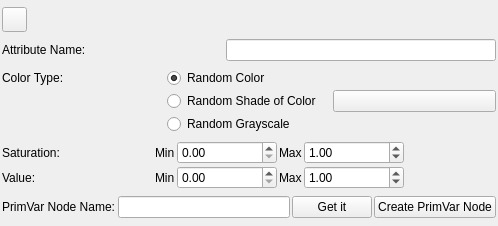
<?xml version="1.0" encoding="UTF-8"?>
<ui version="4.0">
 <class>Form</class>
 <widget class="QWidget" name="Form">
  <property name="geometry">
   <rect>
    <x>0</x>
    <y>0</y>
    <width>498</width>
    <height>226</height>
   </rect>
  </property>
  <property name="maximumSize">
   <size>
    <width>16777215</width>
    <height>230</height>
   </size>
  </property>
  <property name="windowTitle">
   <string>Form</string>
  </property>
  <layout class="QVBoxLayout" name="mainLayout">
   <property name="spacing">
    <number>2</number>
   </property>
   <property name="margin">
    <number>2</number>
   </property>
   <item>
    <widget class="QPushButton" name="delete_this">
     <property name="minimumSize">
      <size>
       <width>25</width>
       <height>25</height>
      </size>
     </property>
     <property name="maximumSize">
      <size>
       <width>25</width>
       <height>25</height>
      </size>
     </property>
     <property name="text">
      <string/>
     </property>
    </widget>
   </item>
   <item>
    <layout class="QHBoxLayout" name="horizontalLayout">
     <item>
      <widget class="QLabel" name="label">
       <property name="text">
        <string>Attribute Name:</string>
       </property>
      </widget>
     </item>
     <item>
      <widget class="QLineEdit" name="attr_name">
       <property name="maximumSize">
        <size>
         <width>270</width>
         <height>16777215</height>
        </size>
       </property>
      </widget>
     </item>
    </layout>
   </item>
   <item>
    <layout class="QGridLayout" name="gridLayout">
     <item row="2" column="1">
      <widget class="QRadioButton" name="random_grayscale">
       <property name="text">
        <string>Random Grayscale</string>
       </property>
      </widget>
     </item>
     <item row="0" column="1">
      <widget class="QRadioButton" name="random_color">
       <property name="text">
        <string>Random Color</string>
       </property>
       <property name="checked">
        <bool>true</bool>
       </property>
      </widget>
     </item>
     <item row="0" column="0">
      <widget class="QLabel" name="label_2">
       <property name="text">
        <string>Color Type:</string>
       </property>
      </widget>
     </item>
     <item row="1" column="2">
      <widget class="QPushButton" name="color_picker">
       <property name="text">
        <string/>
       </property>
      </widget>
     </item>
     <item row="1" column="1">
      <widget class="QRadioButton" name="random_color_shades">
       <property name="text">
        <string>Random Shade of Color</string>
       </property>
      </widget>
     </item>
    </layout>
   </item>
   <item>
    <layout class="QGridLayout" name="gridLayout_2">
     <item row="0" column="0">
      <widget class="QLabel" name="label_3">
       <property name="text">
        <string>Saturation:</string>
       </property>
      </widget>
     </item>
     <item row="0" column="1">
      <layout class="QHBoxLayout" name="horizontalLayout_3">
       <item>
        <spacer name="horizontalSpacer_3">
         <property name="orientation">
          <enum>Qt::Horizontal</enum>
         </property>
         <property name="sizeHint" stdset="0">
          <size>
           <width>40</width>
           <height>20</height>
          </size>
         </property>
        </spacer>
       </item>
       <item>
        <widget class="QLabel" name="label_6">
         <property name="text">
          <string>Min</string>
         </property>
        </widget>
       </item>
       <item>
        <widget class="QDoubleSpinBox" name="min_s_value">
         <property name="minimumSize">
          <size>
           <width>100</width>
           <height>0</height>
          </size>
         </property>
         <property name="singleStep">
          <double>0.100000000000000</double>
         </property>
        </widget>
       </item>
       <item>
        <widget class="QLabel" name="label_7">
         <property name="text">
          <string>Max</string>
         </property>
        </widget>
       </item>
       <item>
        <widget class="QDoubleSpinBox" name="max_s_value">
         <property name="minimumSize">
          <size>
           <width>100</width>
           <height>0</height>
          </size>
         </property>
         <property name="singleStep">
          <double>0.100000000000000</double>
         </property>
         <property name="value">
          <double>1.000000000000000</double>
         </property>
        </widget>
       </item>
       <item>
        <spacer name="horizontalSpacer">
         <property name="orientation">
          <enum>Qt::Horizontal</enum>
         </property>
         <property name="sizeHint" stdset="0">
          <size>
           <width>40</width>
           <height>20</height>
          </size>
         </property>
        </spacer>
       </item>
      </layout>
     </item>
     <item row="1" column="0">
      <widget class="QLabel" name="label_4">
       <property name="text">
        <string>Value:</string>
       </property>
      </widget>
     </item>
     <item row="1" column="1">
      <layout class="QHBoxLayout" name="horizontalLayout_4">
       <item>
        <spacer name="horizontalSpacer_4">
         <property name="orientation">
          <enum>Qt::Horizontal</enum>
         </property>
         <property name="sizeHint" stdset="0">
          <size>
           <width>40</width>
           <height>20</height>
          </size>
         </property>
        </spacer>
       </item>
       <item>
        <widget class="QLabel" name="label_8">
         <property name="text">
          <string>Min</string>
         </property>
        </widget>
       </item>
       <item>
        <widget class="QDoubleSpinBox" name="min_v_value">
         <property name="minimumSize">
          <size>
           <width>100</width>
           <height>0</height>
          </size>
         </property>
         <property name="singleStep">
          <double>0.100000000000000</double>
         </property>
        </widget>
       </item>
       <item>
        <widget class="QLabel" name="label_9">
         <property name="text">
          <string>Max</string>
         </property>
        </widget>
       </item>
       <item>
        <widget class="QDoubleSpinBox" name="max_v_value">
         <property name="minimumSize">
          <size>
           <width>100</width>
           <height>0</height>
          </size>
         </property>
         <property name="singleStep">
          <double>0.100000000000000</double>
         </property>
         <property name="value">
          <double>1.000000000000000</double>
         </property>
        </widget>
       </item>
       <item>
        <spacer name="horizontalSpacer_2">
         <property name="orientation">
          <enum>Qt::Horizontal</enum>
         </property>
         <property name="sizeHint" stdset="0">
          <size>
           <width>40</width>
           <height>20</height>
          </size>
         </property>
        </spacer>
       </item>
      </layout>
     </item>
    </layout>
   </item>
   <item>
    <layout class="QHBoxLayout" name="horizontalLayout_2">
     <property name="leftMargin">
      <number>0</number>
     </property>
     <item>
      <widget class="QLabel" name="label_5">
       <property name="text">
        <string>PrimVar Node Name:</string>
       </property>
      </widget>
     </item>
     <item>
      <widget class="QLineEdit" name="primvar_node_name">
       <property name="minimumSize">
        <size>
         <width>110</width>
         <height>0</height>
        </size>
       </property>
      </widget>
     </item>
     <item>
      <widget class="QPushButton" name="get_node_name">
       <property name="text">
        <string>Get it</string>
       </property>
      </widget>
     </item>
     <item>
      <widget class="QPushButton" name="create_node">
       <property name="text">
        <string>Create PrimVar Node</string>
       </property>
      </widget>
     </item>
    </layout>
   </item>
  </layout>
 </widget>
 <resources/>
 <connections/>
</ui>
